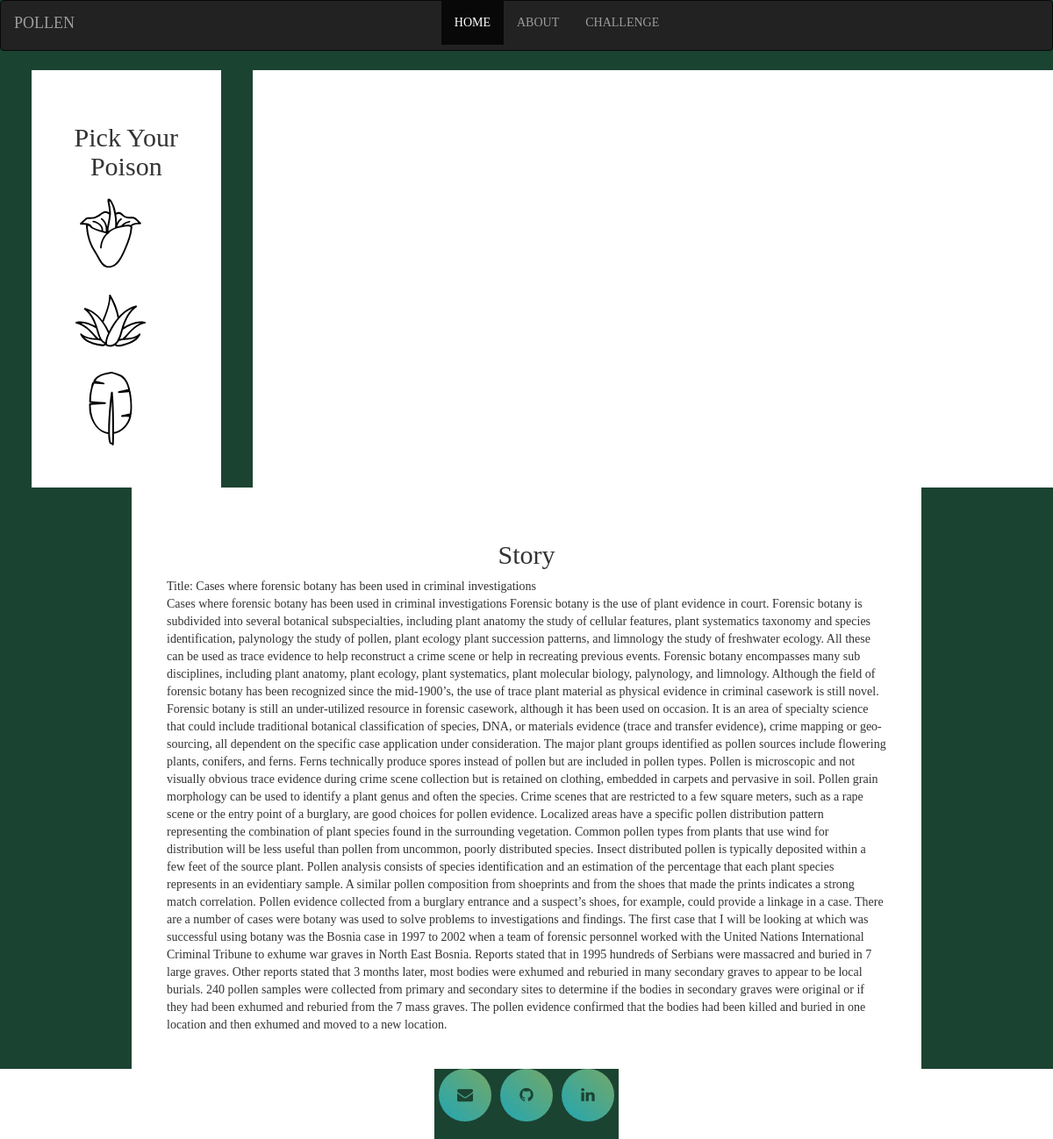
Page /archive.php?pictureId=3 on the committed database.
### tables this page shows
CREATE TABLE `story` (
  `id` int(11) NOT NULL,
  `title` text NOT NULL,
  `source` text NOT NULL,
  `article` longtext NOT NULL
);

### public/archive.php (the view, shortened to what this page needs)
<!DOCTYPE html>
<html>
	<head>
		<link rel="stylesheet" href="https://cdnjs.cloudflare.com/ajax/libs/animate.css/4.0.0/animate.min.css"/>
		<link rel="stylesheet" href="https://cdnjs.cloudflare.com/ajax/libs/font-awesome/4.7.0/css/font-awesome.min.css"/>
		<link rel="stylesheet" type="text/css" href="style.css"/>
		<link rel="stylesheet" href="https://cdnjs.cloudflare.com/ajax/libs/fullPage.js/3.0.8/fullpage.min.css" />
		<link rel="stylesheet" href="https://maxcdn.bootstrapcdn.com/bootstrap/3.4.1/css/bootstrap.min.css">
	</head>
	<body>
		<header>
			<nav class="navbar navbar-inverse">
				<div class="container-fluid">
				  <div class="navbar-header">
					<a class="navbar-brand" href="/">POLLEN</a>
				  </div>
				  <div class="collapse navbar-collapse" id="myNavbar">
					<ul class="nav navbar-nav">
					  <li class="active"><a href="/views/index.html">HOME</a></li>
					  <li><a href="/views/about.html">ABOUT</a></li>
					  <li><a href="/views/folder/challenge.php">CHALLENGE</a></li>
					</ul>
				  </div>
				</div>
			  </nav>
		</header>
		<section class="animation">
			<div class="main">
				<div class="svgs">
					<div class="poison">
						<h2>Pick Your Poison</h2>
<?php
						echo "<a href=\"home.php?pictureId=1\" class=\"arum\"></a>";
						echo "<a href=\"home.php?pictureId=2\" class=\"aloe\"></a>";
						echo "<a href=\"home.php?pictureId=3\" class=\"banana\"></a>";
?>
					</div>
				</div>
			</div>
		</section>
		<section class="animation">
			<div class="story">
				<h2>Story</h2>
<?php
				$servername = "us-cdbr-east-05.cleardb.net";
				$username = "b8f493d5441bba";
				$password = "d2ebee76";
				$dbname = "heroku_7f19938a1668d8e";
				$conn = new mysqli($servername, $username, $password, $dbname);
				$id = "";
				if( isset( $_GET["pictureId"] ) ) {
					$id = $_GET["pictureId"];
				}
				$sql = "SELECT * FROM story ";
				$sql .= "WHERE id=" . $id . "";
				$result = $conn->query($sql);
				if ($result->num_rows > 0) {
					while($row = $result->fetch_assoc()) {
						echo "Title: " . $row["title"]. "<br>" . $row["article"];
					}
				}
?>
			</div>
		</section>
	</body>
	<footer>
		<div class="footer-buttons">
			<a href="mailto:pollen.forensicbotany@gmail.com"><i class="fa fa-envelope"></i></a>
			<a href="https://github.com/pollenators/pollen"><i class="fa fa-github"></i></a>
			<a href="https://www.linkedin.com/"><i class="fa fa-linkedin"></i></a>
		</div>
	</footer>
</html>

### public/style.css (style rules this page uses)
* { margin: 0px; padding: 0px; font-family: Georgia, 'Times New Roman', Times, serif, Helvetica, sans-serif; }
body { background-color: #1b4332; font-size: 2000px; }
h2, .h2, .phrase, .text-light { color:#FFFFFF; }
header { height: 10vh; min-height: 100%; background-color: #1b4332; display: flex; justify-content: center; align-items: center; overflow-y: visible; }
footer, .footer-buttons { height: 10vh; background-color: #1b4332; display: flex; justify-self: center; justify-content: center; align-content: center; overflow: hidden; display: dynamic; }
section { background-color: #1b4332; display: flex; justify-self: flex-start; align-self: center; align-content: center; flex-wrap: wrap; height: 100%; }
.navbar .navbar-nav { display: inline-block; float: none; vertical-align: center; }
.navbar .navbar-collapse { text-align: center; }
.animation { display: flex; justify-content: center; align-self: center; align-content: flex-start; }
.intro, .main, .story { background-color: #FFFFFF; display: flex; justify-content: center; align-self: center; align-content: flex-start; flex-wrap: wrap; flex-direction: row; padding: 5vh; width: 75%; overflow: hidden; animation: 2s ease-out .05s 1 slideInFromBot; }
.animation h2 { width: 100%; text-align:center; }
.svgs { display: flex; justify-content: center; align-self: center; align-content: flex-start; }
.arum { display: flexbox; background-image: url('svg/arum.svg'); height: 100px; width: 100px; background-repeat: no-repeat; font-size: 75px; text-indent: -9999px; display: block; }
.aloe { display: flexbox; background-image: url('svg/aloe.svg'); height: 100px; width: 100px; background-repeat: no-repeat; font-size: 75px; display: block; }
.banana { display: flexbox; background-image: url('svg/banana_leaf.svg'); height: 100px; width: 100px; background-repeat: no-repeat; font-size: 75px; display: block; }
.footer-buttons a { display: flex; text-decoration: none; font-size: 18px; width: 60px; height: 60px; color: #1b4332; justify-content: center; align-items: center; position: relative; z-index: 3; margin: 0 5px; }
.footer-buttons a::before { content: ""; position: absolute; width: 60px; height: 60px; background: linear-gradient(45deg,#22a6b3,#74A867); border-radius: 50%; z-index: 3; transition: 0.3s ease-in; }
.footer-buttons a i { z-index: 3; transition: 0.3s ease-in; }

### rows in the picture
story: title "Cases where forensic botany has been used in criminal investigations", article "Cases where forensic botany has been used in criminal investigations Forensic botany is the use of plant evidence in court. Forensic botany is subdivided into several botanical subspecialties, including plant anatomy the study of cellular features, plant systematics taxonomy and species identification, palynology the study of pollen, plant ecology plant succession patterns, and limnology the study of freshwater ecology. All these can be used as trace evidence to help reconstruct a crime scene or help in recreating previous events. Forensic botany encompasses many sub disciplines, including plant anatomy, plant ecology, plant systematics, plant molecular biology, palynology, and limnology.…"
